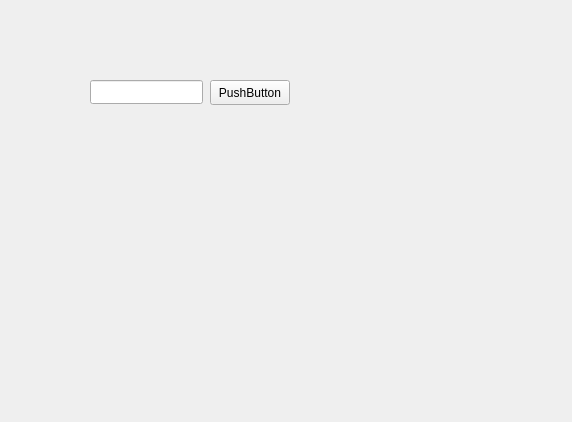
<?xml version="1.0" encoding="UTF-8"?>
<ui version="4.0">
 <class>post_s</class>
 <widget class="QWidget" name="post_s">
  <property name="geometry">
   <rect>
    <x>0</x>
    <y>0</y>
    <width>572</width>
    <height>422</height>
   </rect>
  </property>
  <property name="windowTitle">
   <string>Form</string>
  </property>
  <widget class="QLineEdit" name="lineEdit">
   <property name="geometry">
    <rect>
     <x>90</x>
     <y>80</y>
     <width>113</width>
     <height>24</height>
    </rect>
   </property>
  </widget>
  <widget class="QPushButton" name="pushButton">
   <property name="geometry">
    <rect>
     <x>210</x>
     <y>80</y>
     <width>80</width>
     <height>25</height>
    </rect>
   </property>
   <property name="text">
    <string>PushButton</string>
   </property>
  </widget>
 </widget>
 <resources/>
 <connections/>
</ui>
